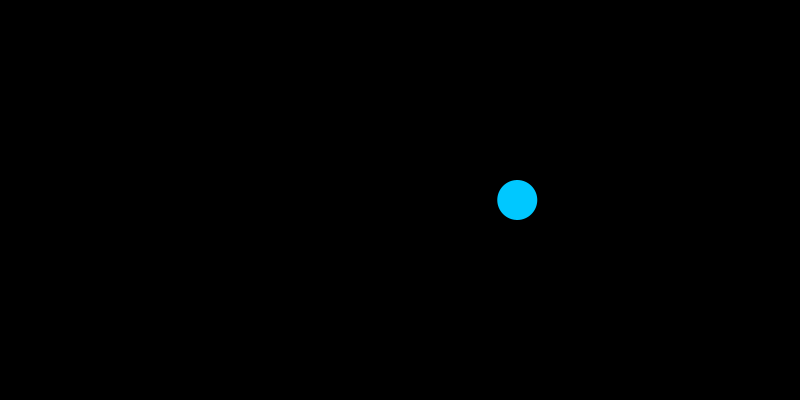
Frame 1 (no input)
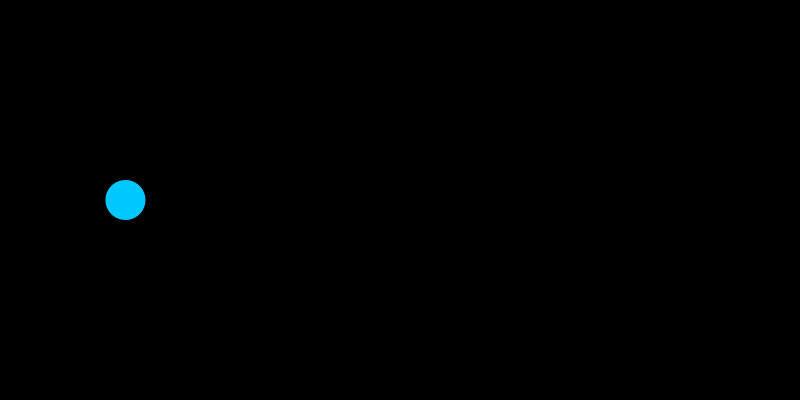
Frame 60 (the mouse pressed at the canvas centre just before this capture)
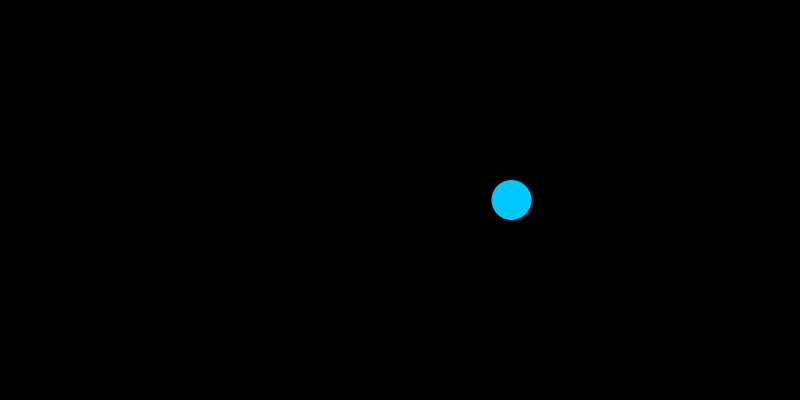
Frame 120 (the mouse held since frame 60 and released just before this capture)

The Processing sketch that drew these frames (run headless with seeded random() and noise(); from frame 60 on, the mouse is pressed at the canvas centre):

// Processing sketch: random
// ── random.pde
// RANDOM JITTER

float x;

void setup() {
  size(800, 400);
  background(0);
  noStroke();
}

void draw() {
  background(0);

  x = random(width);

  fill(0, 200, 255);
  circle(x, height/2, 40);
}
